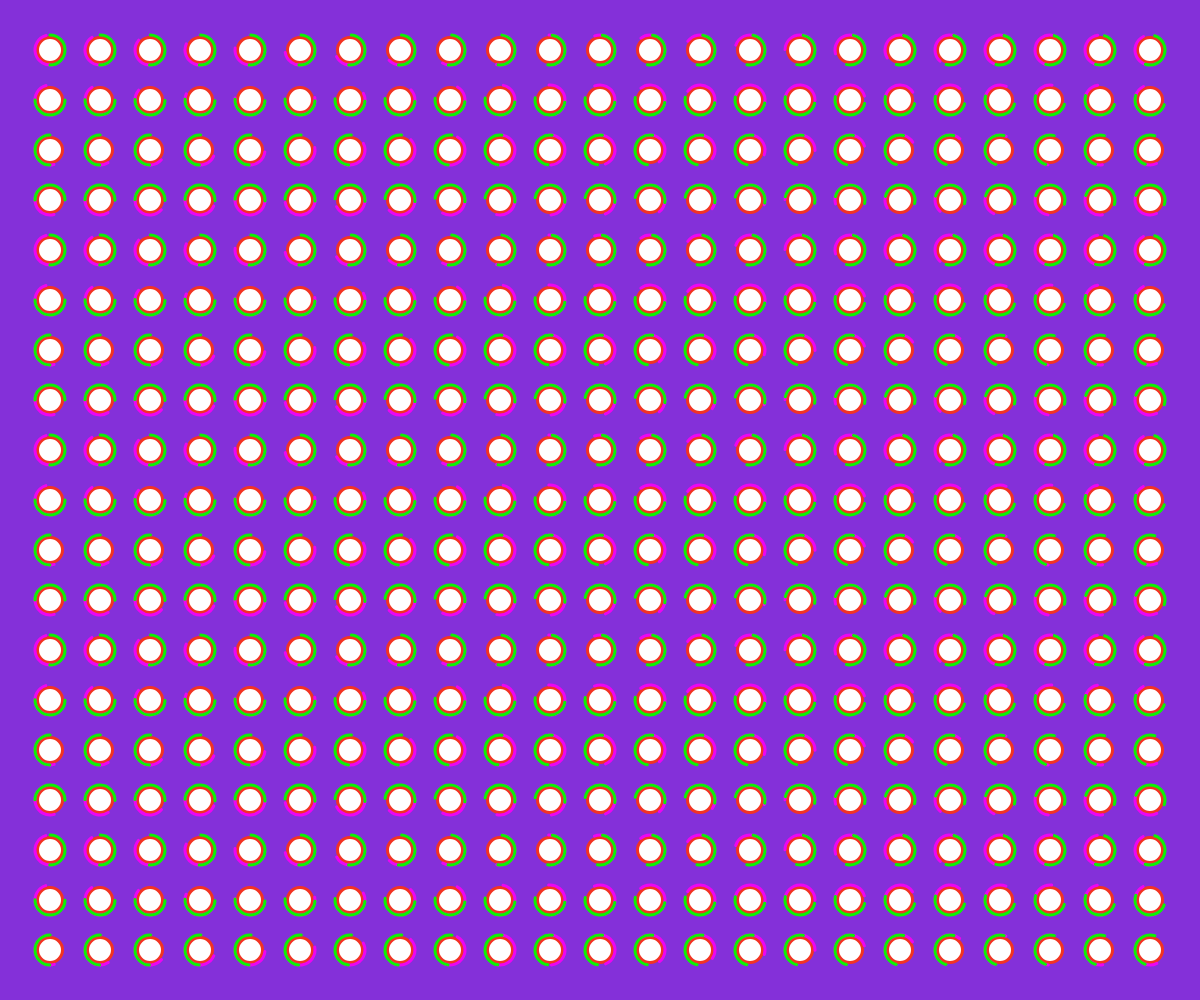
Frame 1 (no input)
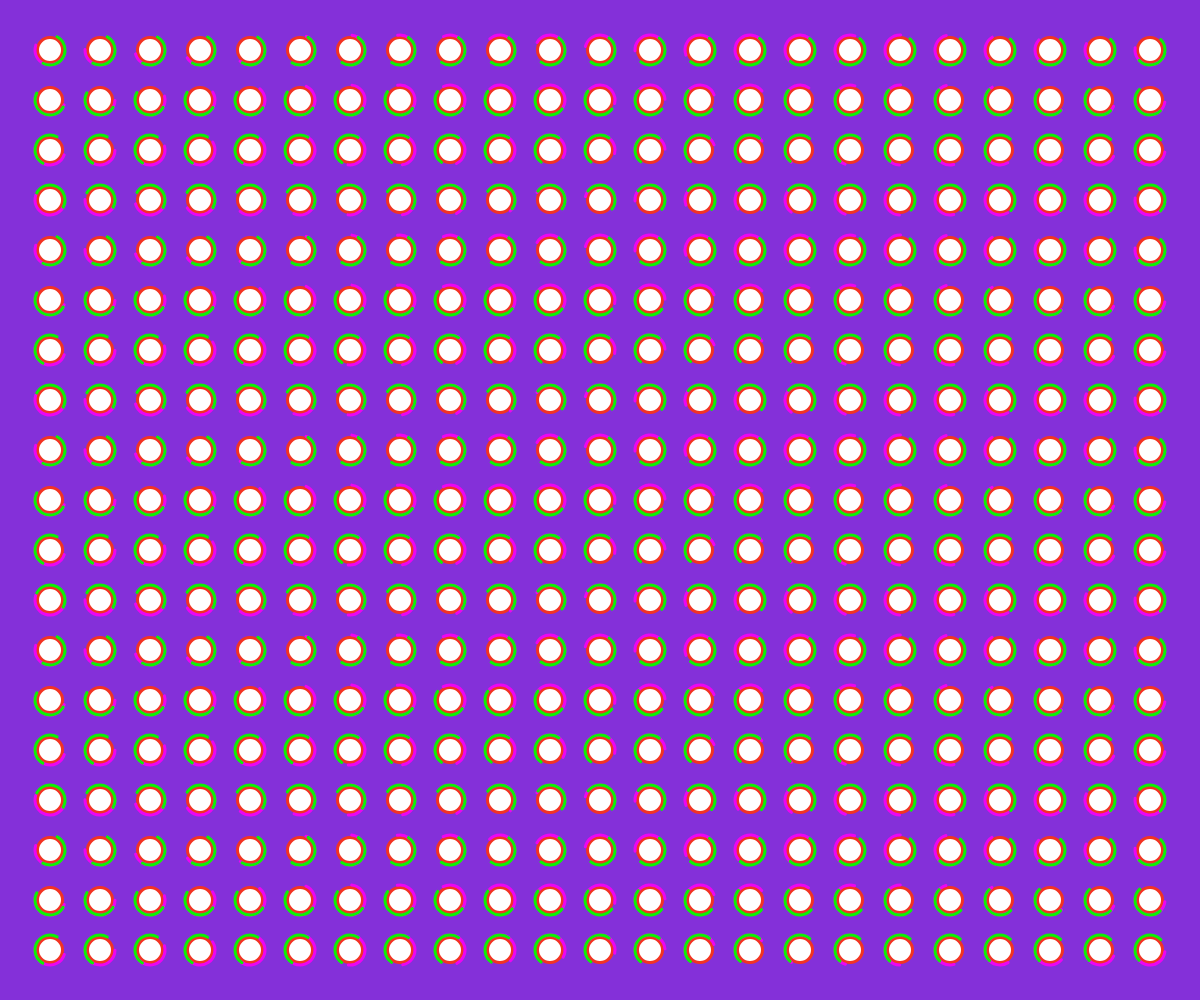
Frame 60 (no input)
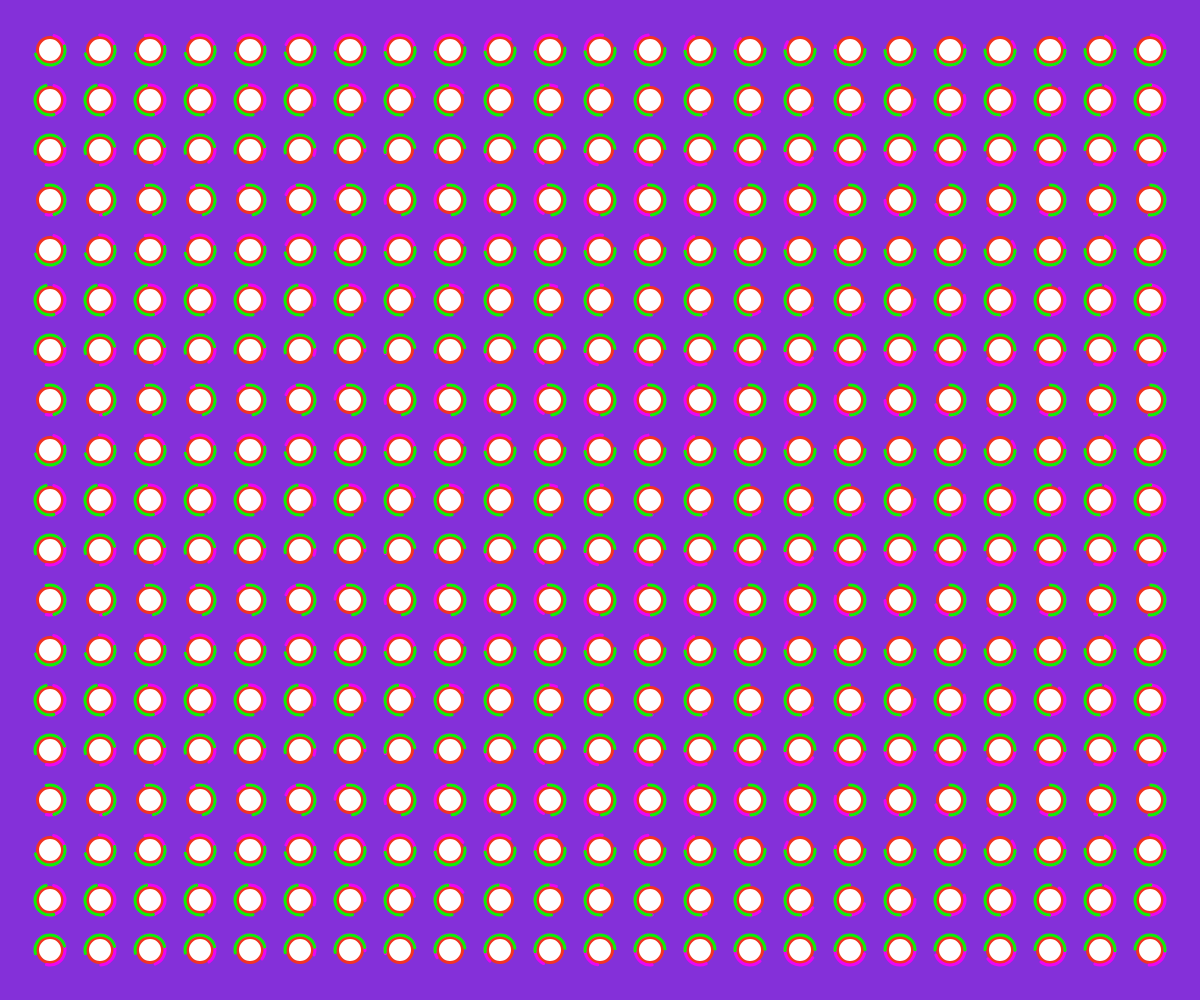
Frame 120 (the mouse pressed at the canvas centre since frame 60)

The p5.js sketch that drew these frames (run headless with seeded random() and noise() and a simulated clock; from frame 60 on, the mouse is pressed at the canvas centre):

// p5.js sketch
// ── sketch.js
let angle = 0;


function setup() {
  createCanvas(windowWidth, windowHeight);

}
function windowResized() {
  resizeCanvas(windowWidth, windowHeight);
}
function draw() {
  background(132, 48, 217);
  
  for(let i = 50; i < width-45; i += 50){
    for(let j = 50; j < height-45; j += 50){
    
      push();
      stroke(242, 51, 34);
      strokeWeight(3);
      ellipse(i, j, 25, 25);
      pop();
      
      push();
      translate(i, j);
      rotate(HALF_PI + i - angle * 3);
      stroke(238, 5, 242);
      strokeWeight(3);
      noFill();
      arc(0, 0, 30, 30, 0, PI);
      pop();
      
      push();
      translate(i, j);
      rotate(QUARTER_PI * j + angle * 1.5);
      stroke(13, 242, 5);
      strokeWeight(3);
      noFill();
      arc(0, 0, 30, 30, PI, 0);
      pop();
      
      angle += 0.0005;

    }
}
}
